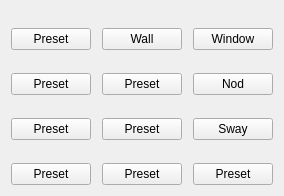
    <widget class="QWidget" name="widget" native="true">
     <property name="sizePolicy">
      <sizepolicy hsizetype="Preferred" vsizetype="Preferred">
       <horstretch>3</horstretch>
       <verstretch>0</verstretch>
      </sizepolicy>
     </property>
     <layout class="QGridLayout" name="gridLayout_6">
      <item row="1" column="1">
       <spacer name="horizontalSpacer">
        <property name="orientation">
         <enum>Qt::Horizontal</enum>
        </property>
        <property name="sizeType">
         <enum>QSizePolicy::Fixed</enum>
        </property>
        <property name="sizeHint" stdset="0">
         <size>
          <width>5</width>
          <height>20</height>
         </size>
        </property>
       </spacer>
      </item>
      <item row="3" column="0">
       <widget class="QPushButton" name="pushButton_4">
        <property name="sizePolicy">
         <sizepolicy hsizetype="Minimum" vsizetype="Preferred">
          <horstretch>1</horstretch>
          <verstretch>0</verstretch>
         </sizepolicy>
        </property>
        <property name="text">
         <string>Preset</string>
        </property>
       </widget>
      </item>
      <item row="0" column="0">
       <spacer name="verticalSpacer_3">
        <property name="orientation">
         <enum>Qt::Vertical</enum>
        </property>
        <property name="sizeType">
         <enum>QSizePolicy::Fixed</enum>
        </property>
        <property name="sizeHint" stdset="0">
         <size>
          <width>20</width>
          <height>17</height>
         </size>
        </property>
       </spacer>
      </item>
      <item row="7" column="2">
       <widget class="QPushButton" name="pushButton_39">
        <property name="sizePolicy">
         <sizepolicy hsizetype="Minimum" vsizetype="Preferred">
          <horstretch>1</horstretch>
          <verstretch>0</verstretch>
         </sizepolicy>
        </property>
        <property name="text">
         <string>Preset</string>
        </property>
       </widget>
      </item>
      <item row="1" column="4">
       <widget class="QPushButton" name="windowPushButton">
        <property name="sizePolicy">
         <sizepolicy hsizetype="Minimum" vsizetype="Preferred">
          <horstretch>1</horstretch>
          <verstretch>0</verstretch>
         </sizepolicy>
        </property>
        <property name="text">
         <string>Window</string>
        </property>
       </widget>
      </item>
      <item row="1" column="0">
       <widget class="QPushButton" name="pushButton">
        <property name="sizePolicy">
         <sizepolicy hsizetype="Minimum" vsizetype="Preferred">
          <horstretch>1</horstretch>
          <verstretch>0</verstretch>
         </sizepolicy>
        </property>
        <property name="text">
         <string>Preset</string>
        </property>
       </widget>
      </item>
      <item row="7" column="0">
       <widget class="QPushButton" name="pushButton_38">
        <property name="sizePolicy">
         <sizepolicy hsizetype="Minimum" vsizetype="Preferred">
          <horstretch>1</horstretch>
          <verstretch>0</verstretch>
         </sizepolicy>
        </property>
        <property name="text">
         <string>Preset</string>
        </property>
       </widget>
      </item>
      <item row="6" column="0">
       <spacer name="verticalSpacer_4">
        <property name="orientation">
         <enum>Qt::Vertical</enum>
        </property>
        <property name="sizeType">
         <enum>QSizePolicy::Fixed</enum>
        </property>
        <property name="sizeHint" stdset="0">
         <size>
          <width>20</width>
          <height>17</height>
         </size>
        </property>
       </spacer>
      </item>
      <item row="3" column="2">
       <widget class="QPushButton" name="pushButton_5">
        <property name="sizePolicy">
         <sizepolicy hsizetype="Minimum" vsizetype="Preferred">
          <horstretch>1</horstretch>
          <verstretch>0</verstretch>
         </sizepolicy>
        </property>
        <property name="text">
         <string>Preset</string>
        </property>
       </widget>
      </item>
      <item row="4" column="0">
       <spacer name="verticalSpacer_2">
        <property name="orientation">
         <enum>Qt::Vertical</enum>
        </property>
        <property name="sizeType">
         <enum>QSizePolicy::Fixed</enum>
        </property>
        <property name="sizeHint" stdset="0">
         <size>
          <width>20</width>
          <height>17</height>
         </size>
        </property>
       </spacer>
      </item>
      <item row="2" column="0">
       <spacer name="verticalSpacer">
        <property name="orientation">
         <enum>Qt::Vertical</enum>
        </property>
        <property name="sizeType">
         <enum>QSizePolicy::Fixed</enum>
        </property>
        <property name="sizeHint" stdset="0">
         <size>
          <width>20</width>
          <height>17</height>
         </size>
        </property>
       </spacer>
      </item>
      <item row="1" column="3">
       <spacer name="horizontalSpacer_2">
        <property name="orientation">
         <enum>Qt::Horizontal</enum>
        </property>
        <property name="sizeType">
         <enum>QSizePolicy::Fixed</enum>
        </property>
        <property name="sizeHint" stdset="0">
         <size>
          <width>5</width>
          <height>20</height>
         </size>
        </property>
       </spacer>
      </item>
      <item row="5" column="4">
       <widget class="QPushButton" name="pushButton_9">
        <property name="sizePolicy">
         <sizepolicy hsizetype="Minimum" vsizetype="Preferred">
          <horstretch>1</horstretch>
          <verstretch>0</verstretch>
         </sizepolicy>
        </property>
        <property name="text">
         <string>Sway</string>
        </property>
       </widget>
      </item>
      <item row="3" column="4">
       <widget class="QPushButton" name="pushButton_6">
        <property name="sizePolicy">
         <sizepolicy hsizetype="Minimum" vsizetype="Preferred">
          <horstretch>1</horstretch>
          <verstretch>0</verstretch>
         </sizepolicy>
        </property>
        <property name="text">
         <string>Nod</string>
        </property>
       </widget>
      </item>
      <item row="5" column="0">
       <widget class="QPushButton" name="pushButton_7">
        <property name="sizePolicy">
         <sizepolicy hsizetype="Minimum" vsizetype="Preferred">
          <horstretch>1</horstretch>
          <verstretch>0</verstretch>
         </sizepolicy>
        </property>
        <property name="text">
         <string>Preset</string>
        </property>
       </widget>
      </item>
      <item row="5" column="2">
       <widget class="QPushButton" name="pushButton_8">
        <property name="sizePolicy">
         <sizepolicy hsizetype="Minimum" vsizetype="Preferred">
          <horstretch>1</horstretch>
          <verstretch>0</verstretch>
         </sizepolicy>
        </property>
        <property name="text">
         <string>Preset</string>
        </property>
       </widget>
      </item>
      <item row="7" column="4">
       <widget class="QPushButton" name="pushButton_40">
        <property name="sizePolicy">
         <sizepolicy hsizetype="Minimum" vsizetype="Preferred">
          <horstretch>1</horstretch>
          <verstretch>0</verstretch>
         </sizepolicy>
        </property>
        <property name="text">
         <string>Preset</string>
        </property>
       </widget>
      </item>
      <item row="1" column="2">
       <widget class="QPushButton" name="wallPushButton">
        <property name="sizePolicy">
         <sizepolicy hsizetype="Minimum" vsizetype="Preferred">
          <horstretch>1</horstretch>
          <verstretch>0</verstretch>
         </sizepolicy>
        </property>
        <property name="text">
         <string>Wall</string>
        </property>
       </widget>
      </item>
     </layout>
    </widget>
